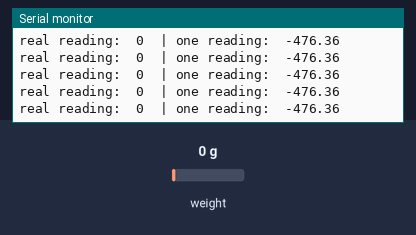
A sketch run on a simulated Arduino Uno, built with avr-gcc and run on an emulated ATmega328P. Parts: the last lines printed to the serial monitor. Inputs (shaded band) come from the test bench; at power-on: weight on the scale 0 g.

Above: at 1.3 s.
1.4 s: weight on the scale set to 100 g
At 1.56 s:
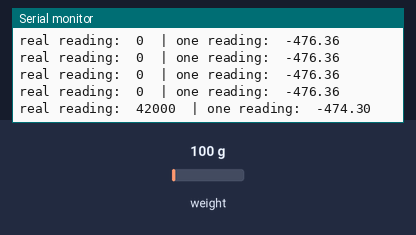
2.9 s: weight on the scale set to 1250 g
At 2.97 s:
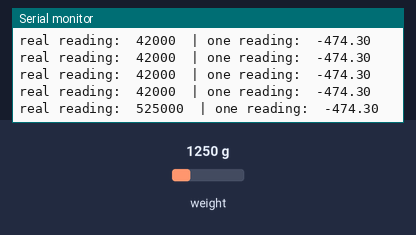
Timing chart, 0 to 5.9 s (numbered marks = the images above; inputs shaded):
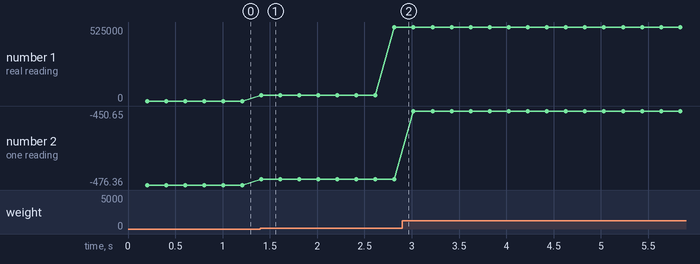

The sketch:

HX711Serial.ino
```cpp
#include "HX711.h"
#include <SoftwareSerial.h>
#include <Wire.h>
//#include <LiquidCrystal_I2C.h>
// HX711.DOUT	- pin #A1
// HX711.PD_SCK	- pin #A0
//LiquidCrystal_I2C lcd(0x27, 16, 2);

HX711 scale(A1, A0);		// parameter "gain" is ommited; the default value 128 is used by the library
//SoftwareSerial mySerial(10, 9); // RX, TX

  static float buf ;
  static float raw ;
void setup() {
 Serial.begin(115200);
  Serial.println("HX711 Demo");
  Serial.println("Before setting up the scale:");
  Serial.print("read: \t\t");
  Serial.println(scale.read());			// print a raw reading from the ADC
///////////////////////////////////////////////////////////////
//        lcd.begin();
//	lcd.print("Term Project");
//        lcd.setCursor(0, 1);
//        lcd.print("Weight Sensor");
//        delay(3000);
// Serial.begin(57600);
 // mySerial.begin(9600);
}

void loop() {

  raw = (scale.read() - 8625100.00f) / 41850.11091f;
  raw -= 26.35;
  raw *=  2.049335863f;
//  buf = buf + 0.9f*(raw - buf);
////  buf -= 0 ;
//  buf *= -1 ;
  Serial.print("real reading:\t");
  Serial.print(scale.read());
  Serial.print("\t| one reading:\t");
  Serial.println(raw);
//  Serial.print("\t| average:\t");
//  Serial.println(buf,1);
}
///////////////////////////////////////////////////////
// if (buf >= 1){
////  lcd.begin();
////  lcd.print("Weight Unit Kg.");
////  lcd.setCursor(0, 1);
////  lcd.print(buf,1);
//delay(10);
// }
// else {
////  lcd.begin();
////  lcd.print("Weight Sensor");
////  lcd.setCursor(0, 1);
////  lcd.print("By Elec. RMUTL");
// }
//
////if (mySerial.available())
////    Serial.write(mySerial.read());
////  if (Serial.available())
//    mySerial.print(buf,1);
//delay(100);
//}
```

Measured:
- after the input at 1.4 s, the serial monitor: prints a new line at once (image 1)
- plotted number 1: 0 → 525000 after the input at 1.4 s
- plotted number 2: -476.36 → -474.3 after the input at 1.4 s, -474.3 → -450.65 after the input at 2.9 s
